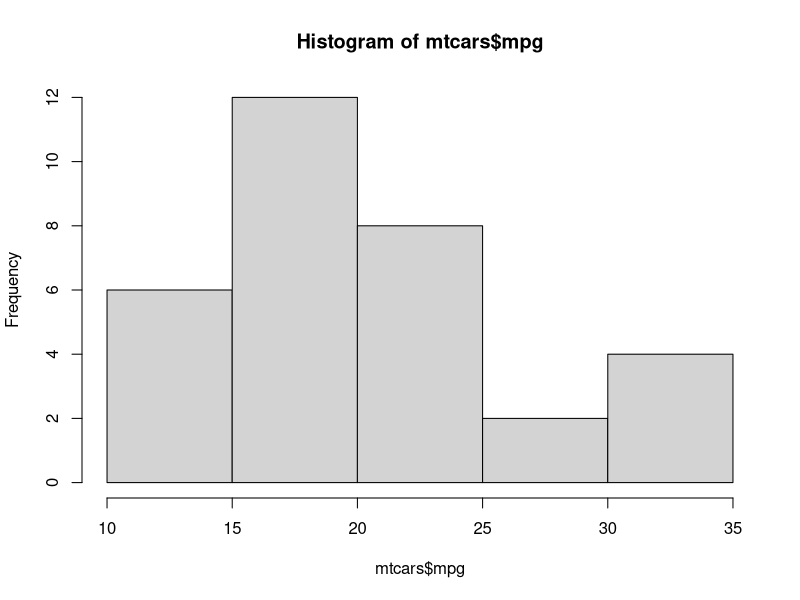
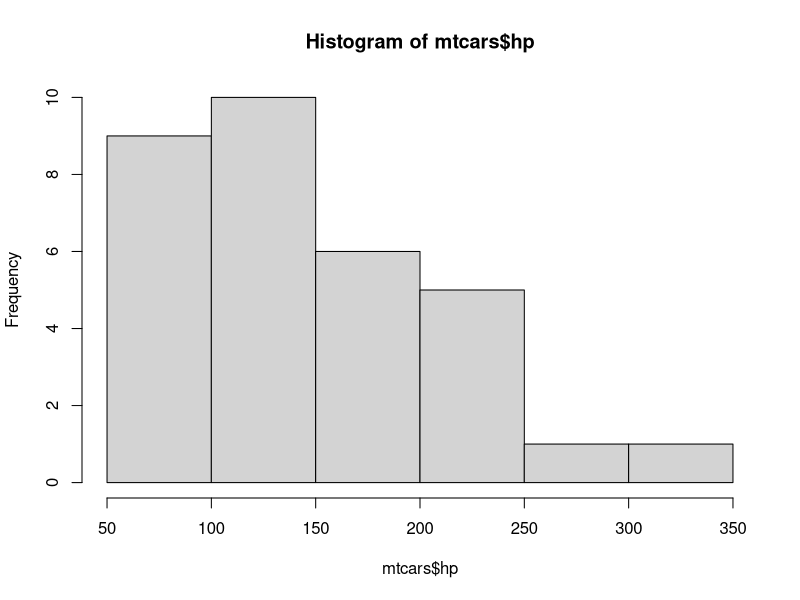
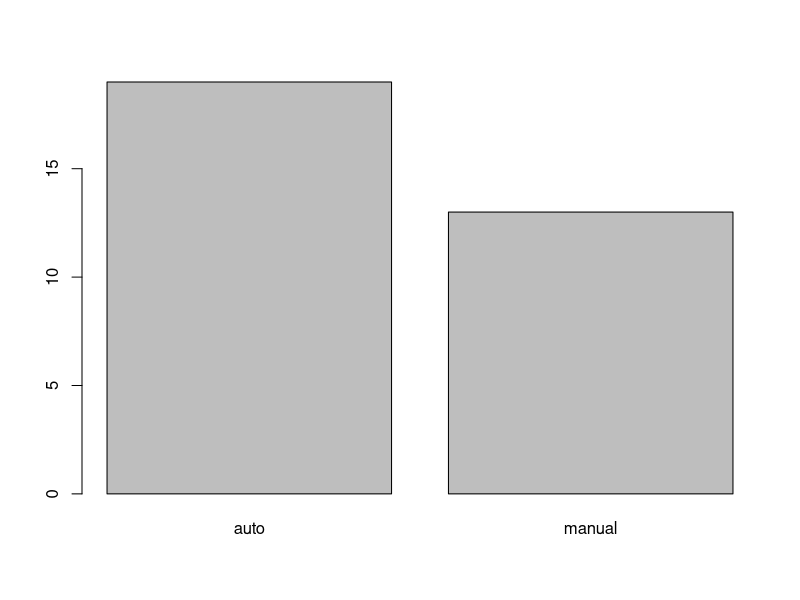
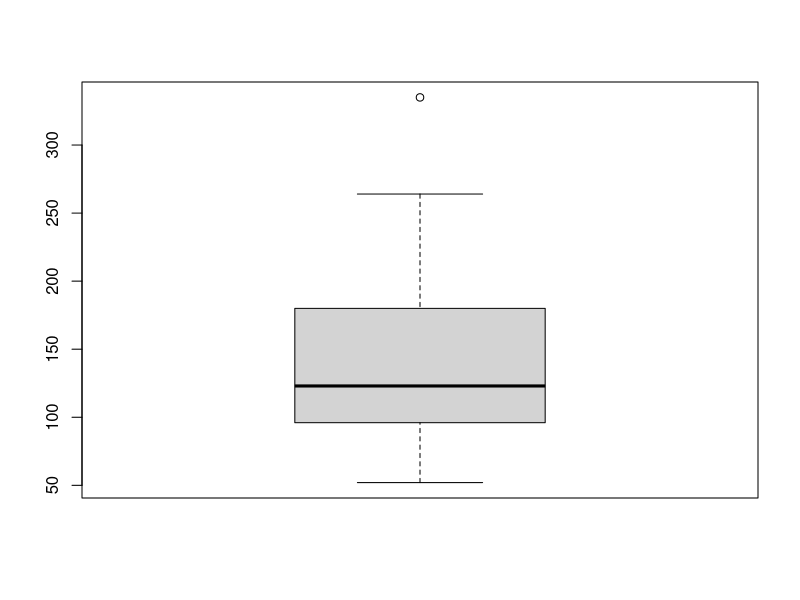
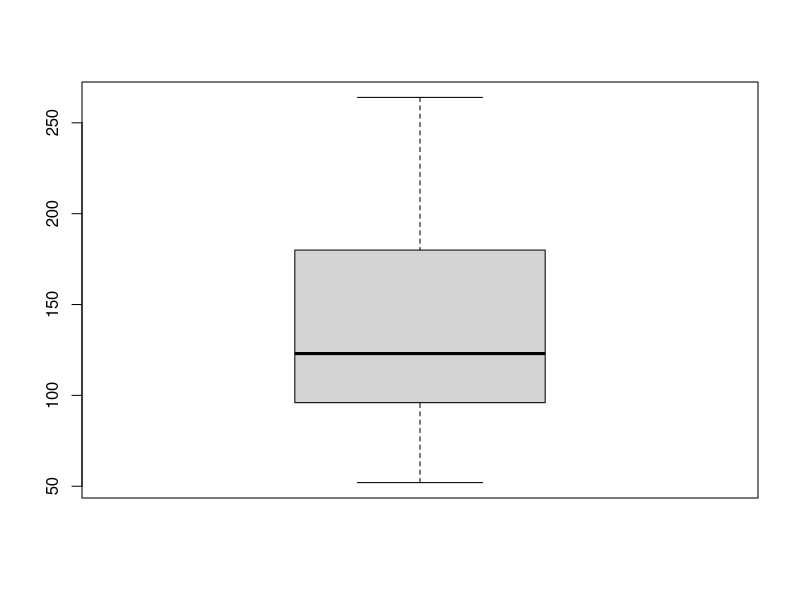

Generate these figures, in order, with R: (Note: this script raises an error after producing the figures.)
library(tidyverse)

hist(mtcars$mpg)
hist(mtcars$hp)
mean(mtcars$hp)
median(mtcars$hp)

str(mtcars)
mtcars$am <- factor(mtcars$am,
                    levels = c(0,1),
                    labels = c("auto", "manual"))
## bar plot - 1 qualitative variable
table(mtcars$am)
barplot(table(mtcars$am))

## box plot
boxplot(mtcars$hp)
fivenum(mtcars$hp)

min(mtcars$hp)
quantile(mtcars$hp, probs = c(.25, .5, .75))
max(mtcars$hp)

## whisker calculation

Q3 <- quantile(mtcars$hp, probs = .75)
Q1 <- quantile(mtcars$hp, probs = .25)
IQR_HP <- Q3-Q1

Q3 + 1.5*IQR_HP
Q1 - 1.5*IQR_HP

boxplot.stats(mtcars$hp, coef = 1.5)

## filter out outliers

mtcars_no_out <- mtcars %>%
  filter(hp < 335)

boxplot(mtcars_no_out$hp)

## boxplot 2 variables
## qualitative X quantitative
data(mtcars)

mtcars$am <- factor(mtcars$am,
                    levels = c(0,1),
                    labels = c("auto", "manual"))

boxplot(mpg ~ am, data = mtcars,
        col = c("gold", "salmon"))

## sactter plot
## 2 X quantitative
plot(mtcars$hp, mtcars$mpg, pch = 17,
     col = "red",
     main = "Relationship between HP and MPG",
     xlab = "horse power",
     ylab = "Mile per Gallon"
     )


cor(mtcars$hp, mtcars$mpg)
lm(mpg ~ hp, data = mtcars)







